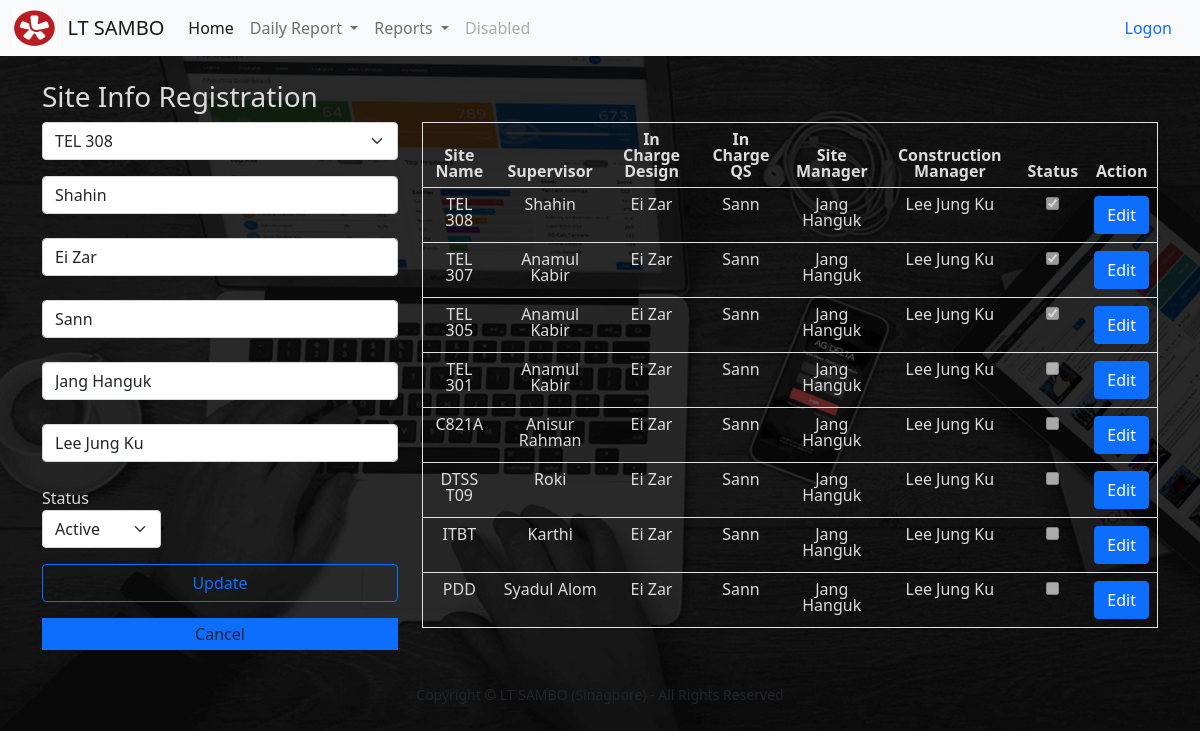
/wv_main_edit/edit_info/1, run on an earlier commit of the app's database.
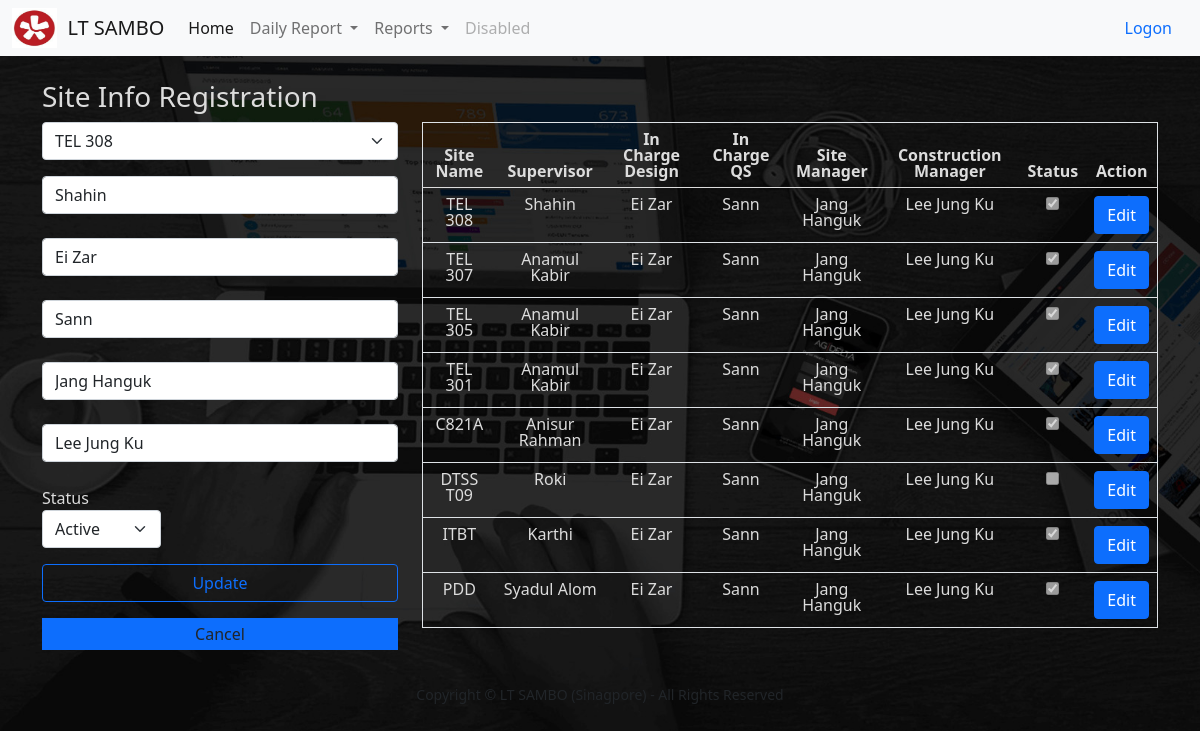
And on a later commit of the database.
### todo_list/models.py (models this page shows, shortened)
class WV_Main(models.Model):
    CD_Site = models.CharField(max_length=200)
    TX_Site_Supervisor = models.CharField(max_length=200)
    TX_Site_In_charge_Design = models.CharField(max_length=200)
    TX_Site_In_charge_QS = models.CharField(max_length=200)
    TX_Site_Manager = models.CharField(max_length=200)
    TX_Construction_Manager = models.CharField(max_length=200)
    created_date = models.DateTimeField(auto_now_add=True)
    modified_date = models.DateTimeField(auto_now=True)
    Is_Active = models.BooleanField(default=True)

### todo_list/views.py (the view)
# urls.py: path('wv_main_edit/edit_info/<wv_info_id>',views.wv_main_edit, name='edit_info'),
def wv_main_edit(request, wv_info_id):
    if request.method == 'POST':
        wv_main_item = WV_Main.objects.get(pk=wv_info_id)
        form = WVMainForm(request.POST or None, instance=wv_main_item)
        if form.is_valid():
            form.save()
        messages.success(request, ('Item has been updated!'))
        return redirect('site_info_create')
    else:
        wv_main_item = WV_Main.objects.get(pk=wv_info_id)
        wv_main_items = WV_Main.objects.all
        site_items = Site.objects.filter(Is_Active=True)
        return render(request, 'admin/site_info_create.html', {'wv_main_item': wv_main_item, 'site_item': site_items,
                                                               'wv_main_items': wv_main_items})

### todo_list/templates/admin/site_info_create.html (shortened to what the changed rows need)
{% extends 'base.html' %}
{% load static %}
{% block content %}
<br><br>
<div class="container">
<div class="row">
    <br>
    {%if wv_main_items %}
    <div class="col-md-8 col-md-offset-2 primary md-2">
    <table class="table table-striped secondary border" style="Color:#dcdcdc; line-height:1;">
    <thead>
        <tr>
            <th><center>Site Name</center></th>
            <th><center>Supervisor</center></th>
            <th><center>In Charge Design</center></th>
            <th><center>In Charge QS</center></th>
            <th><center>Site Manager</center></th>
            <th><center>Construction Manager</center></th>
            <th><center>Status</center></th>
            <th class="text-center"><center>Action</center></th>
        </tr>
    </thead>
       {% for things in wv_main_items %}
            <tr style="Color:#dcdcdc;">
                <td><center>{{ things.CD_Site }} </center></td>
                <td><center>{{ things.TX_Site_Supervisor }} </center></td>
                <td><center>{{ things.TX_Site_In_charge_Design }} </center></td>
                <td><center>{{ things.TX_Site_In_charge_QS }} </center></td>
                <td><center>{{ things.TX_Site_Manager }} </center></td>
                <td><center>{{ things.TX_Construction_Manager }} </center></td>
                {% if things.Is_Active %}
                    <td class="custom-control custom-checkbox" >
                        <center><input type="checkbox" class="custom-control-input primary" disabled checked></center>
                    </td>
                {% else %}
                    <td class="center custom-control custom-checkbox" >
                      <center><input type="checkbox" class="custom-control-input primary" disabled></center>
                    </td>
                {% endif %}
                <td class="text-center"><a class='btn btn-primary btn-xs' href="{% url 'edit_info' things.id %}"> Edit</a>
            </tr>
        {% endfor %}
    </table>
    </div>
   {% endif %}
</div>
</div>
{% endblock %}

What changed in the data, as far as the page shows it:
changed WV_Main "TEL 301": Is_Active False → True (drawn); value "☐" → "☑"
changed WV_Main "Anisur Rahman": Is_Active False → True (drawn); value "☐" → "☑"
changed WV_Main "ITBT": Is_Active False → True (drawn); value "☐" → "☑"
changed WV_Main "PDD": Is_Active False → True (drawn); value "☐" → "☑"
